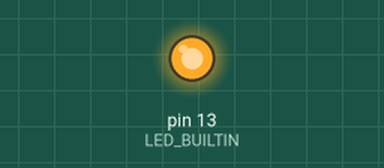
The sketch below on a simulated Arduino Uno, built with avr-gcc and run on an emulated ATmega328P. Parts: output pins drawn as LEDs (lit = HIGH).

Above: at 0.7 s.
At 27.2 s:
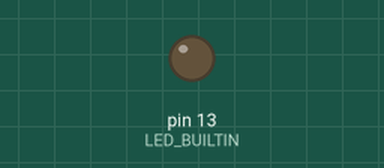
Timing chart, 0 to 29.9 s (numbered marks = the images above):
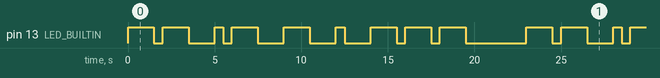

Measured:
- by itself, pin 13 (LED_BUILTIN): repeats every 23.0 s: LOW 0.50 s, HIGH 1.5 s, LOW 1.5 s, HIGH 0.50 s, LOW 0.50 s, 2 × (HIGH 1.5 s, LOW 1.5 s), HIGH 0.50 s, LOW 1.5 s, 2 × (HIGH 1.5 s, LOW 0.50 s), HIGH 1.5 s, LOW 3.5 s, HIGH 1.5 s
- by itself, everything shown: repeats every 23.0 s, in 18 steps

The sketch:

Funtional_Programing_3.ino
```cpp
int dotDuration = 500;


void setup() {pinMode(LED_BUILTIN, OUTPUT);}

void loop() {

 morse_M();
 morse_A();
 morse_T();
 morse_E();
 morse_O();
 delay(dotDuration*4);
 }

 void morse_M(){
 morseBlink(3);
 morseBlink(3);
 delay(dotDuration*2);
}

void morse_A(){
 morseBlink(1);
 morseBlink(3);
 delay(dotDuration*2);
}

void morse_T(){
 morseBlink(3);
 delay(dotDuration*2);
}

void morse_E(){
 morseBlink(1);
 delay(dotDuration*2);
}

void morse_O(){
 morseBlink(3);
 morseBlink(3);
 morseBlink(3);
 delay(dotDuration*2);
}

void morseBlink(int NumberOfDots){

  digitalWrite(LED_BUILTIN, 1);
  delay(NumberOfDots*dotDuration);
  digitalWrite(LED_BUILTIN, 0);
  delay(dotDuration);
}
```
